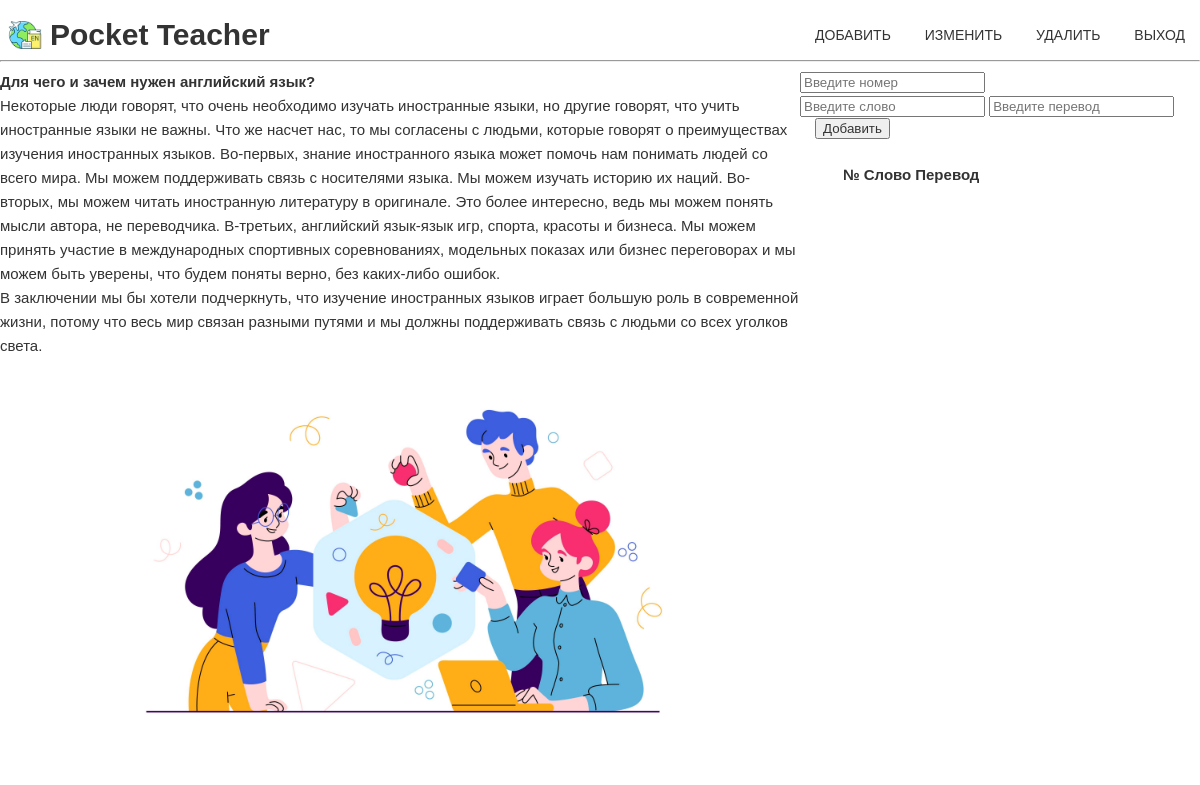
The page /test.php (signed in) on the database as committed earlier.
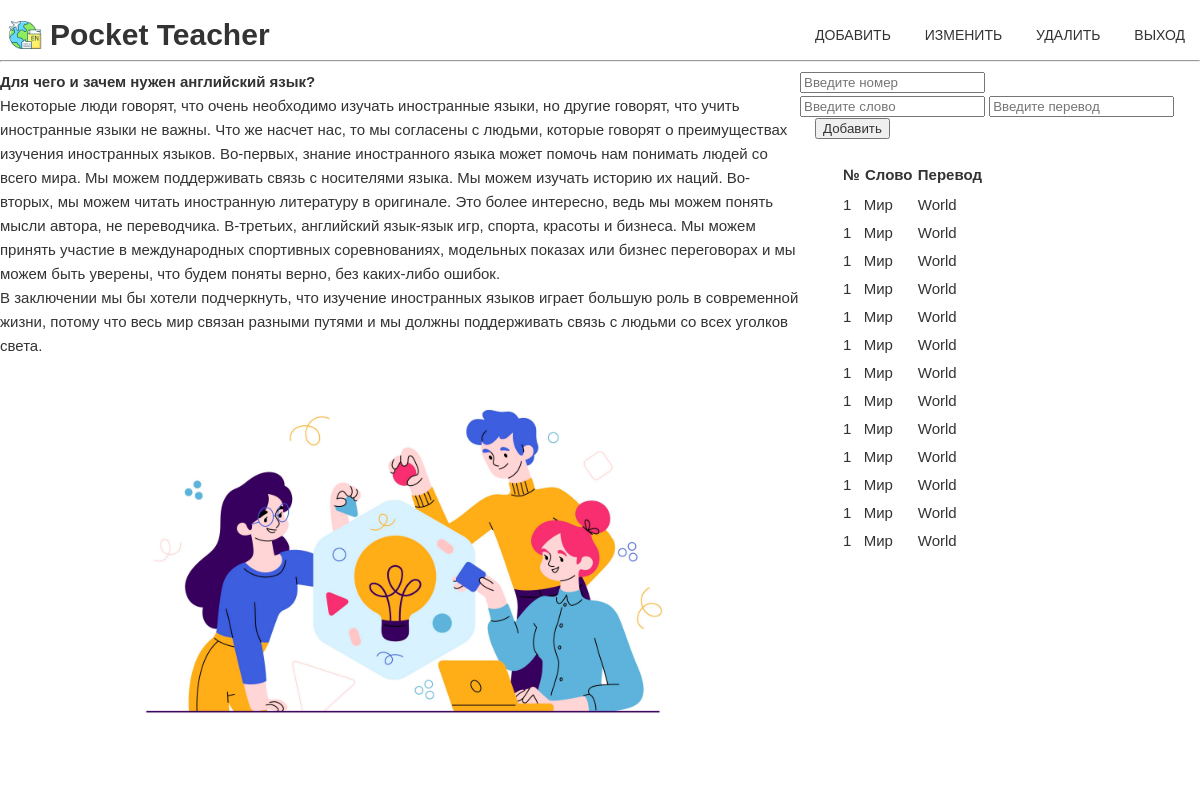
The same page on the database as committed later.
### tables this page shows
CREATE TABLE `word_and_translate` (
  `id` int(11) NOT NULL,
  `user_id` int(11) UNSIGNED NOT NULL,
  `word` varchar(100) NOT NULL,
  `translate` varchar(100) NOT NULL
);

### test.php (the view, shortened to what this page needs)
<?php
    require_once 'reg/connect.php';
?>
<!doctype html>
<html lang="en">
<head>
    <link rel="stylesheet" href="css/style_profile.css">
</head>
<body>
<div class="wrap">
    <div class="header">
        <div class="container">
            <div class="header_inner">
                <div class="header_logo"><img src="images/log2.jpg" id="logoTwo" alt="Picture" height="50px">Pocket Teacher</div>
                <naw class="nav">
                    <a class="nav_link" href="#">Добавить</a>
                    <a class="nav_link" href="#">Изменить</a>
                    <a class="nav_link" href="#">Удалить</a>
                    <a class="nav_link" href="exit.php">Выход</a>
                </naw>
            </div>
        </div>
    </div>
    <div class="container" id="container">
        <hr>
        <div class="style">
            <div class="state">
                <h4> Для чего и зачем нужен английский язык?<br /></h4>
                <div> Некоторые люди говорят, что очень необходимо изучать иностранные языки, но другие говорят, что учить иностранные языки не важны.
                    Что же насчет нас, то мы согласены с людьми, которые говорят о преимуществах изучения иностранных языков.
                    Во-первых, знание иностранного языка может помочь нам понимать людей со всего мира. Мы можем поддерживать связь с носителями языка.
                    Мы можем изучать историю их наций. Во-вторых, мы можем читать иностранную литературу в оригинале.
                    Это более интересно, ведь мы можем понять мысли автора, не переводчика. В-третьих, английский язык-язык игр, спорта, красоты и бизнеса.
                    Мы можем принять участие в международных спортивных соревнованиях, модельных показах или бизнес переговорах и мы можем быть уверены, что будем поняты верно, без каких-либо ошибок.
                    <br /> </div>
            </div>
            <div> В заключении мы бы хотели подчеркнуть, что изучение иностранных языков играет большую роль в современной жизни, потому что весь мир связан разными путями и мы должны поддерживать связь с людьми со всех уголков света.
                <br /> </div>
           <img src="images/tm.jpg" alt="Picture" height="400px" class="image_center"></a>
        </div>
        <div class="table_had">
            <form action="">
                <input type="text" class="form-control" name="room"
                       id="room" placeholder="Введите номер"><br>
                <input type="text" class="form-control" name="word"
                       id="word" placeholder="Введите слово">
                <input type="text" class="form-control" name="translate"
                       id="translate" placeholder="Введите перевод"><br>
                <button class="nav_link" type="submit">Добавить</button>
            </form>
        </div>
        <div class="table overflow">
            <table>
                <tr>
                    <th>№</th>
                    <th>Слово</th>
                    <th>Перевод</th>
                </tr>
                <tr>
                    <?php
                        $word_and_translate = mysqli_query($connect, "SELECT * FROM `word_and_translate`");
                        $word_and_translate = mysqli_fetch_all($word_and_translate);
                        foreach ($word_and_translate as $item) {
                            ?>
                            <tr>
                                <td><?=$item[0] ?></td>
                                <td><?=$item[2] ?></td>
                                <td><?=$item[3] ?></td>
                            </tr>
                <tr>
                    <td><?=$item[0] ?></td>
                    <td><?=$item[2] ?></td>
                    <td><?=$item[3] ?></td>
                </tr>
                <tr>
                    <td><?=$item[0] ?></td>
                    <td><?=$item[2] ?></td>
                    <td><?=$item[3] ?></td>
                </tr>
                <tr>
                    <td><?=$item[0] ?></td>
                    <td><?=$item[2] ?></td>
                    <td><?=$item[3] ?></td>
                </tr>
                <tr>
                    <td><?=$item[0] ?></td>
                    <td><?=$item[2] ?></td>
                    <td><?=$item[3] ?></td>
                </tr>                           <tr>
                    <td><?=$item[0] ?></td>
                    <td><?=$item[2] ?></td>
                    <td><?=$item[3] ?></td>
                </tr>                           <tr>
                    <td><?=$item[0] ?></td>
                    <td><?=$item[2] ?></td>
                    <td><?=$item[3] ?></td>
                </tr>
                <tr>
                    <td><?=$item[0] ?></td>
                    <td><?=$item[2] ?></td>
                    <td><?=$item[3] ?></td>
                </tr>
                <tr>
                    <td><?=$item[0] ?></td>
                    <td><?=$item[2] ?></td>
                    <td><?=$item[3] ?></td>
                </tr>                           <tr>
                    <td><?=$item[0] ?></td>
                    <td><?=$item[2] ?></td>
                    <td><?=$item[3] ?></td>
                </tr>                           <tr>
                    <td><?=$item[0] ?></td>
                    <td><?=$item[2] ?></td>
                    <td><?=$item[3] ?></td>
                </tr>
                <tr>
                    <td><?=$item[0] ?></td>
                    <td><?=$item[2] ?></td>
                    <td><?=$item[3] ?></td>
                </tr>
                <tr>
                    <td><?=$item[0] ?></td>
                    <td><?=$item[2] ?></td>
                    <td><?=$item[3] ?></td>
                </tr>                           <tr>
                    <td><?=$item[0] ?></td>
                    <td><?=$item[2] ?></td>
                    <td><?=$item[3] ?></td>
                </tr>
                            <?php
                        }
                    ?>
                </tr>
            </table>
</div>
</body>
</html>

### css/style_profile.css (style rules this page uses)
body { margin: 0; font-family: 'Montserrat' , sans-serif; font-size: 15px; color: #333; line-height: 1.6; }
*, *:before, *:after { box-sizing: border-box; }
h1, h2, h3, h4, h5, h6 { margin: 0; }
.container { width: 100%; max-width: 1200px; margin: 0 auto; }
.header { padding-top: 10px; width: 100%; position: absolute; top: 0; left: 0; right: 0; z-index: 1000; }
.header_inner { display: flex; justify-content: space-between; align-items: center; }
.header_logo { display: flex; font-size: 30px; font-weight: 700; color: #333333; align-items: center; }
.nav { font-size: 14px; text-transform: uppercase; }
.nav_link { display: inline-block; vertical-align: top; margin: 0 15px; position: relative; color: #333333; text-decoration: none; transition: color .1s linear; }
.image_center { display: block; margin: auto; }
.style { width: 800px; }
#container { width: 100%; max-width: 1200px; margin: 60px auto; position: relative; height: 800px; }
.table { position: absolute; width: 400px; top: 0; right: 0; height: 400px; margin-top: 100px; padding-left: 40px; }
.table_had { position: absolute; width: 400px; top: 0; right: 0; height: 30px; margin-top: 10px; }
.overflow { overflow-y: scroll; }

Rows that differ between the two databases and show on the page:
added word_and_translate: id "1", word "Мир", translate "World"
